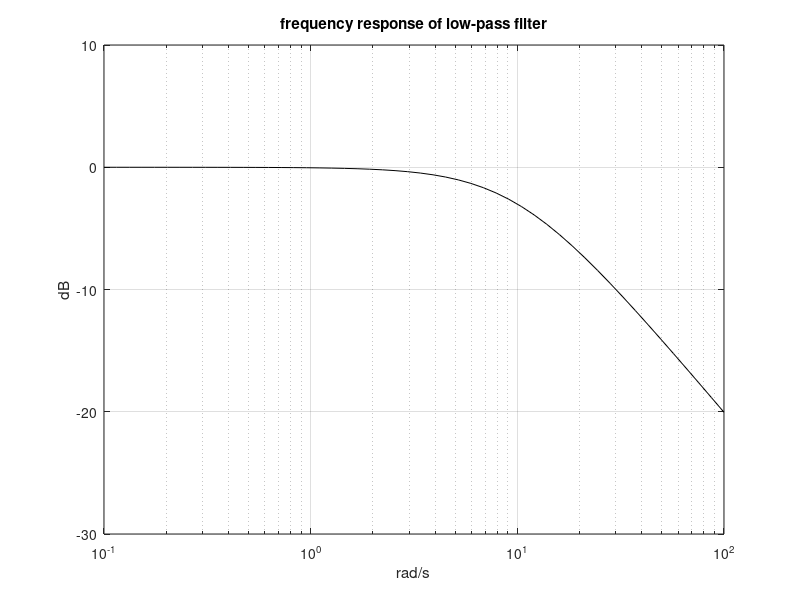

Write MATLAB code to recreate this figure.
% Frequency response of low-pass filter
R=1; C=0.1; %values of the components
num=[1]; % transfer function numerator;
den=[R*C 1]; %transfer function denominator
w=logspace(-1,2); %logaritmic set of frequency values
G=freqs(num,den,w); %computes frequency response
AG=20*log10(abs(G)); %take decibels
semilogx(w,AG,'k'); %plots decibels
axis([0.1 100 -30 10]);
grid;
ylabel('dB'); xlabel('rad/s'); title('frequency response of low-pass filter');
